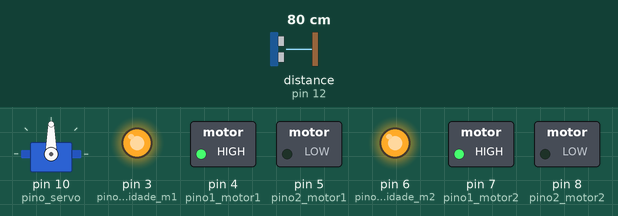
The sketch below on a simulated Arduino Uno, built with avr-gcc and run on an emulated ATmega328P. Shown: servo, switched loads named in the sketch (green lamp = pin HIGH), output pins drawn as LEDs (lit = HIGH). Wiring (inferred from the names in the program): ultrasonic range finder: trigger pin 11; echo pin 12. The test bench sets the inputs (shaded band); at power-on: distance to the obstacle (sensor on pin 12) 80 cm. The echo pulse lasts 58.3 µs per cm; pins used as bus, display or sensor lines are not drawn.

Above: at 1.2 s.
1.3 s: distance to the obstacle (sensor on pin 12) set to 97 cm
2.8 s: distance to the obstacle (sensor on pin 12) set to 102 cm
At 3.2 s:
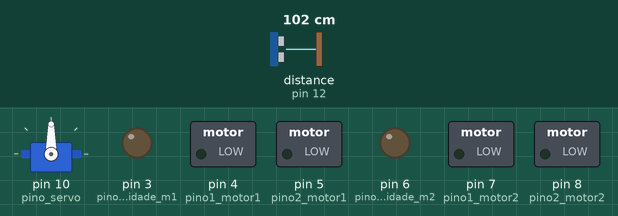
At 3.6 s:
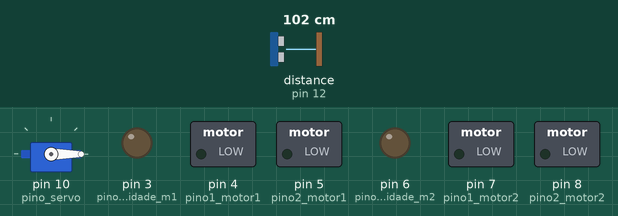
5.8 s: distance to the obstacle (sensor on pin 12) set to 101 cm
At 10.7 s:
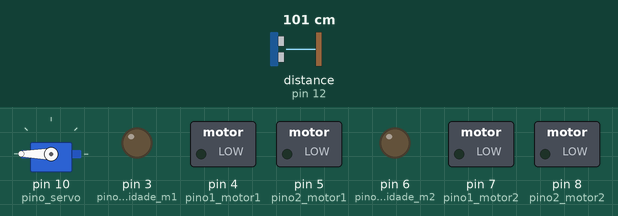
Timing chart, 0 to 14.8 s (numbered marks = the images above; inputs shaded):
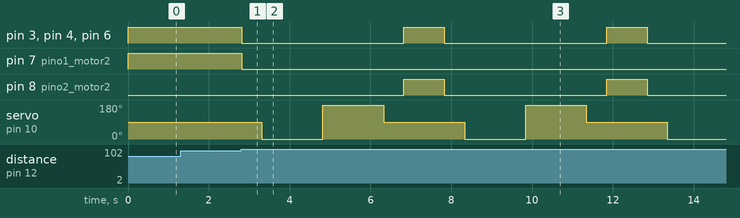

Measured:
- the behaviour switches between 99 and 100 cm on distance to the obstacle (sensor on pin 12) (found by bisection; images 0 and 1)
- the behaviour switches between 102 and 101 cm on distance to the obstacle (sensor on pin 12) (found by bisection; images 2 and 3)
- after the input at 1.3 s, every drawn part: stays the same
- after the input at 2.8 s, pin 3 (pino_velocidade_m1), pin 4 (pino1_motor1), pin 6 (pino_velocidade_m2), pin 7 (pino1_motor2): HIGH → LOW at once; servo on pin 10 (pino_servo): 90° → 0° after 0.51 s, → 180° 1.5 s later
- after the input at 5.8 s, pin 4 (pino1_motor1), pin 8 (pino2_motor2): alternates HIGH for 1.0 s and LOW for 4.0 s, starting after 1.0 s; pin 5 (pino2_motor1), pin 7 (pino1_motor2): stops changing and stays LOW

The sketch:

Codigo_Base_Simplificado.ino
```cpp
#include <Servo.h>
Servo servo;
#define pino_velocidade_m1 3
#define pino1_motor1 4
#define pino2_motor1 5
#define pino_velocidade_m2 6
#define pino1_motor2 7
#define pino2_motor2 8
#define pino_servo 10
#define pino_trigger 11
#define pino_echo 12
#define tempo_giro 1000
#define tempo_leitura 1000
int velocidade;
float distancia_minima;
class Motor{
public:
    int pino_1, pino_2, pino_velocidade;
    Motor(int p1, int p2, int pv){
        this->pino_1 = p1;
        this->pino_2 = p2;
        this->pino_velocidade = pv;
        pinMode(pino_1, OUTPUT);
        pinMode(pino_2, OUTPUT);
        pinMode(pino_velocidade, OUTPUT);
        digitalWrite(pino_1, LOW);
        digitalWrite(pino_2, LOW);
        analogWrite(pino_velocidade, 0);
    }
    void frente(int v){
        digitalWrite(pino_1, HIGH);
        digitalWrite(pino_2, LOW);
        analogWrite(pino_velocidade, v);
    }
    void re(int v){
        digitalWrite(pino_1, LOW);
        digitalWrite(pino_2, HIGH);
        analogWrite(pino_velocidade, v);
    }
    void parar(){
        digitalWrite(pino_1, LOW);
        digitalWrite(pino_2, LOW);
        analogWrite(pino_velocidade, 0);
    }
    void freiar(){
        digitalWrite(pino_1, HIGH);
        digitalWrite(pino_2, HIGH);
        analogWrite(pino_velocidade, velocidade / 2);
    }
};
Motor *motor_direito = new Motor(pino1_motor1, pino2_motor1, pino_velocidade_m1);
Motor *motor_esquerdo = new Motor(pino1_motor2, pino2_motor2, pino_velocidade_m2);
void direita_vira(int v){
    motor_direito->frente(v);
    motor_esquerdo->re(v);
}
void esquerda_vira(int v){
    motor_direito->re(v);
    motor_esquerdo->frente(v);
}
void frente(int v){
    motor_direito->frente(v);
    motor_esquerdo->frente(v);
}
void re(int v){
    motor_direito->re(v);
    motor_esquerdo->re(v);
}
void parar(){
    motor_direito->parar();
    motor_esquerdo->parar();
}
void freiar(){
    motor_direito->freiar();
    motor_esquerdo->freiar();
}
void escolher_lado(){
    float direita, esquerda;
    delay(tempo_leitura / 2);
    servo.write(0);
    delay(tempo_leitura / 2);
    digitalWrite(pino_trigger, LOW);
    delayMicroseconds(5);
    digitalWrite(pino_trigger, HIGH);
    delayMicroseconds(10);
    digitalWrite(pino_trigger, LOW);
    direita = pulseIn(pino_echo, HIGH);
    direita = direita / 58;
    delay(tempo_leitura);
    servo.write(180);
    delay(tempo_leitura);
    digitalWrite(pino_trigger, LOW);
    delayMicroseconds(5);
    digitalWrite(pino_trigger, HIGH);
    delayMicroseconds(10);
    digitalWrite(pino_trigger, LOW);
    esquerda = pulseIn(pino_echo, HIGH);
    esquerda = esquerda / 58;
    delay(tempo_leitura / 2);
    servo.write(90);
    delay(tempo_leitura / 2);
    if (direita > esquerda){
        direita_vira(velocidade);
        delay(tempo_giro);
    }
    else{
        esquerda_vira(velocidade);
        delay(tempo_giro);
    }
}
void setup(){
    pinMode(pino_trigger, OUTPUT);
    pinMode(pino_echo, INPUT);
    velocidade = 255;
    distancia_minima = 100;
    servo.attach(pino_servo);
    servo.write(90);
    Serial.begin(9600);
}
void loop(){
    float distancia_cm;
    digitalWrite(pino_trigger, LOW);
    delayMicroseconds(5);
    digitalWrite(pino_trigger, HIGH);
    delayMicroseconds(10);
    digitalWrite(pino_trigger, LOW);
    distancia_cm = pulseIn(pino_echo, HIGH);
    distancia_cm = distancia_cm / 58;
    if (distancia_cm >+ distancia_minima && distancia_cm != -1){
        parar();
        escolher_lado();
    }
    else
        frente(velocidade);
}
```
